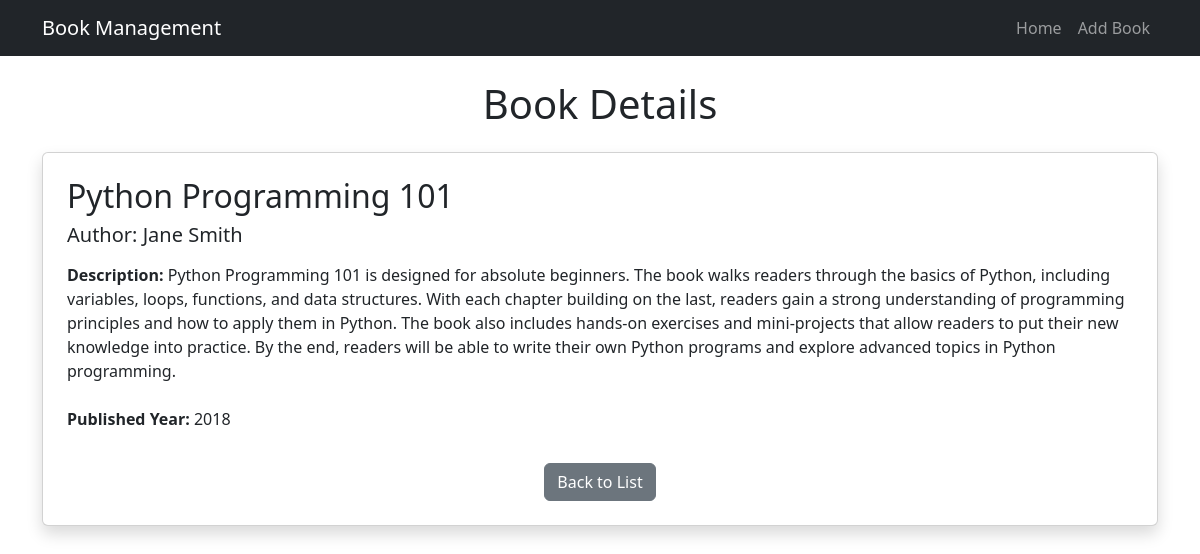
Page /book/7/ on the committed database.
### books/models.py (models this page shows, shortened)
class Book(models.Model):
    title = models.CharField(max_length=100)
    author = models.CharField(max_length=100)
    description = models.TextField()
    published_year = models.PositiveBigIntegerField()

### books/views.py (the view)
# urls.py: path('book/<int:book_id>/', book_detail, name='book_detail'),
def book_detail(request, book_id):
    book = get_object_or_404(Book, id=book_id)
    return render(request, 'book_detail.html', {'book': book})

### templates/book_detail.html (shortened to what this page needs)
{% extends "base.html" %}
{% block content %}
<h1 class="text-center mb-4">Book Details</h1>
<div class="card shadow p-4">
    <h2>{{ book.title }}</h2>
    <h5>Author: {{ book.author }}</h5>
    <p class="py-2"><strong>Description:</strong> {{ book.description }}</p>
    <p><strong>Published Year:</strong> {{ book.published_year }}</p>
    <div class="text-center mt-3">
        <a href="{% url 'homepage' %}" class="btn btn-secondary">Back to List</a>
    </div>
</div>
{% endblock %}

### rows in the picture
Book: title "Python Programming 101", author "Jane Smith", description "Python Programming 101 is designed for absolute beginners. The book walks readers through the basics of Python, including variables, loops, functions, and data structures. With each chapter building on the last, readers gain a strong understanding of programming principles and how to apply them in Python. The book also includes hands-on exercises and mini-projects that allow readers to put their new knowledge into practice. By the end, readers will be able to write their own Python programs and explore advanced topics in Python programming.", published_year "2018"
